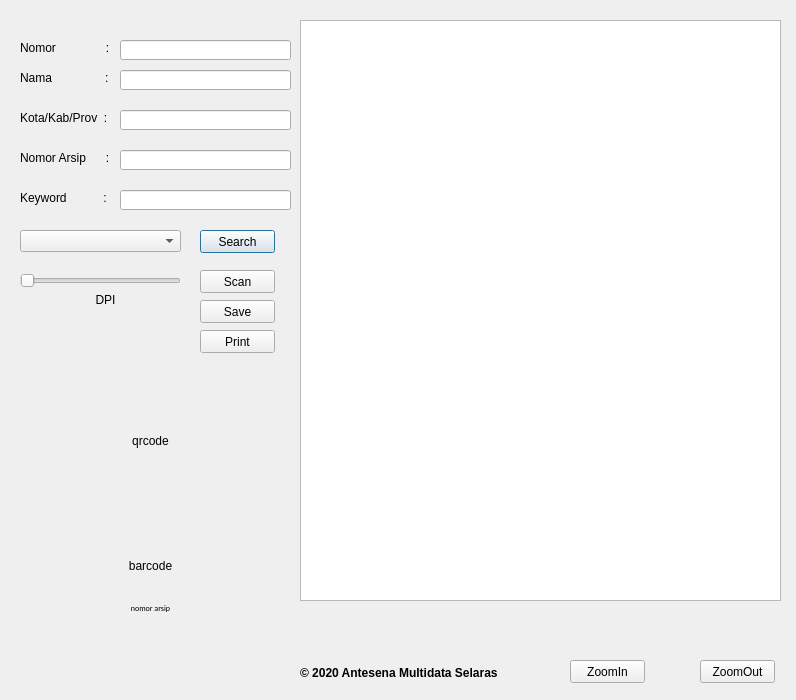
<?xml version="1.0" encoding="UTF-8"?>
<ui version="4.0">
 <class>Dialog</class>
 <widget class="QDialog" name="Dialog">
  <property name="geometry">
   <rect>
    <x>0</x>
    <y>0</y>
    <width>796</width>
    <height>700</height>
   </rect>
  </property>
  <property name="windowTitle">
   <string>aiSearch</string>
  </property>
  <widget class="QLineEdit" name="e_nomor">
   <property name="geometry">
    <rect>
     <x>120</x>
     <y>40</y>
     <width>171</width>
     <height>20</height>
    </rect>
   </property>
  </widget>
  <widget class="QLabel" name="l_nama">
   <property name="geometry">
    <rect>
     <x>20</x>
     <y>70</y>
     <width>91</width>
     <height>16</height>
    </rect>
   </property>
   <property name="text">
    <string>Nama                : </string>
   </property>
  </widget>
  <widget class="QPushButton" name="b_search">
   <property name="geometry">
    <rect>
     <x>200</x>
     <y>230</y>
     <width>75</width>
     <height>23</height>
    </rect>
   </property>
   <property name="text">
    <string>Search</string>
   </property>
  </widget>
  <widget class="QLabel" name="l_nomor">
   <property name="geometry">
    <rect>
     <x>20</x>
     <y>40</y>
     <width>91</width>
     <height>16</height>
    </rect>
   </property>
   <property name="text">
    <string>Nomor               : </string>
   </property>
  </widget>
  <widget class="QLineEdit" name="e_alamat">
   <property name="geometry">
    <rect>
     <x>120</x>
     <y>110</y>
     <width>171</width>
     <height>20</height>
    </rect>
   </property>
  </widget>
  <widget class="QLabel" name="l_copyright">
   <property name="geometry">
    <rect>
     <x>300</x>
     <y>560</y>
     <width>211</width>
     <height>225</height>
    </rect>
   </property>
   <property name="font">
    <font>
     <weight>75</weight>
     <bold>true</bold>
    </font>
   </property>
   <property name="text">
    <string>© 2020 Antesena Multidata Selaras</string>
   </property>
  </widget>
  <widget class="QLabel" name="l_alamat">
   <property name="geometry">
    <rect>
     <x>20</x>
     <y>110</y>
     <width>91</width>
     <height>16</height>
    </rect>
   </property>
   <property name="text">
    <string>Kota/Kab/Prov  : </string>
   </property>
  </widget>
  <widget class="QLineEdit" name="e_nama">
   <property name="geometry">
    <rect>
     <x>120</x>
     <y>70</y>
     <width>171</width>
     <height>20</height>
    </rect>
   </property>
  </widget>
  <widget class="QGraphicsView" name="gp_view">
   <property name="geometry">
    <rect>
     <x>300</x>
     <y>20</y>
     <width>481</width>
     <height>581</height>
    </rect>
   </property>
  </widget>
  <widget class="QPushButton" name="b_zoom_in">
   <property name="geometry">
    <rect>
     <x>570</x>
     <y>660</y>
     <width>75</width>
     <height>23</height>
    </rect>
   </property>
   <property name="text">
    <string>ZoomIn</string>
   </property>
  </widget>
  <widget class="QPushButton" name="b_zoom_out">
   <property name="geometry">
    <rect>
     <x>700</x>
     <y>660</y>
     <width>75</width>
     <height>23</height>
    </rect>
   </property>
   <property name="text">
    <string>ZoomOut</string>
   </property>
  </widget>
  <widget class="QPushButton" name="b_print">
   <property name="geometry">
    <rect>
     <x>200</x>
     <y>330</y>
     <width>75</width>
     <height>23</height>
    </rect>
   </property>
   <property name="text">
    <string>Print</string>
   </property>
  </widget>
  <widget class="QPushButton" name="b_scan">
   <property name="geometry">
    <rect>
     <x>200</x>
     <y>270</y>
     <width>75</width>
     <height>23</height>
    </rect>
   </property>
   <property name="text">
    <string>Scan</string>
   </property>
  </widget>
  <widget class="QPushButton" name="b_save">
   <property name="geometry">
    <rect>
     <x>200</x>
     <y>300</y>
     <width>75</width>
     <height>23</height>
    </rect>
   </property>
   <property name="text">
    <string>Save</string>
   </property>
  </widget>
  <widget class="QLabel" name="l_na">
   <property name="geometry">
    <rect>
     <x>310</x>
     <y>620</y>
     <width>461</width>
     <height>31</height>
    </rect>
   </property>
   <property name="font">
    <font>
     <family>Arial</family>
     <pointsize>11</pointsize>
    </font>
   </property>
   <property name="text">
    <string/>
   </property>
   <property name="scaledContents">
    <bool>true</bool>
   </property>
   <property name="alignment">
    <set>Qt::AlignCenter</set>
   </property>
   <property name="wordWrap">
    <bool>true</bool>
   </property>
  </widget>
  <widget class="QLabel" name="l_na_l">
   <property name="geometry">
    <rect>
     <x>20</x>
     <y>150</y>
     <width>91</width>
     <height>16</height>
    </rect>
   </property>
   <property name="text">
    <string>Nomor Arsip      :</string>
   </property>
  </widget>
  <widget class="QLineEdit" name="e_na">
   <property name="geometry">
    <rect>
     <x>120</x>
     <y>150</y>
     <width>171</width>
     <height>20</height>
    </rect>
   </property>
  </widget>
  <widget class="QLineEdit" name="e_keyword">
   <property name="geometry">
    <rect>
     <x>120</x>
     <y>190</y>
     <width>171</width>
     <height>20</height>
    </rect>
   </property>
  </widget>
  <widget class="QLabel" name="l_keyword">
   <property name="geometry">
    <rect>
     <x>20</x>
     <y>190</y>
     <width>91</width>
     <height>16</height>
    </rect>
   </property>
   <property name="text">
    <string>Keyword           :</string>
   </property>
  </widget>
  <widget class="QLabel" name="l_qrcode">
   <property name="geometry">
    <rect>
     <x>80</x>
     <y>370</y>
     <width>141</width>
     <height>141</height>
    </rect>
   </property>
   <property name="text">
    <string>qrcode</string>
   </property>
   <property name="alignment">
    <set>Qt::AlignCenter</set>
   </property>
  </widget>
  <widget class="QLabel" name="l_barcode">
   <property name="geometry">
    <rect>
     <x>30</x>
     <y>540</y>
     <width>241</width>
     <height>51</height>
    </rect>
   </property>
   <property name="text">
    <string>barcode</string>
   </property>
   <property name="alignment">
    <set>Qt::AlignCenter</set>
   </property>
  </widget>
  <widget class="QLabel" name="l_na2">
   <property name="geometry">
    <rect>
     <x>30</x>
     <y>600</y>
     <width>241</width>
     <height>16</height>
    </rect>
   </property>
   <property name="font">
    <font>
     <family>Calibri</family>
     <pointsize>6</pointsize>
    </font>
   </property>
   <property name="text">
    <string>nomor arsip</string>
   </property>
   <property name="alignment">
    <set>Qt::AlignCenter</set>
   </property>
  </widget>
  <widget class="QComboBox" name="c_jenis">
   <property name="geometry">
    <rect>
     <x>20</x>
     <y>230</y>
     <width>161</width>
     <height>22</height>
    </rect>
   </property>
   <property name="currentText">
    <string/>
   </property>
  </widget>
  <widget class="QSlider" name="hs_dpi">
   <property name="geometry">
    <rect>
     <x>20</x>
     <y>270</y>
     <width>161</width>
     <height>22</height>
    </rect>
   </property>
   <property name="orientation">
    <enum>Qt::Horizontal</enum>
   </property>
  </widget>
  <widget class="QLabel" name="l_dpi">
   <property name="geometry">
    <rect>
     <x>60</x>
     <y>290</y>
     <width>91</width>
     <height>20</height>
    </rect>
   </property>
   <property name="text">
    <string>DPI</string>
   </property>
   <property name="alignment">
    <set>Qt::AlignCenter</set>
   </property>
  </widget>
 </widget>
 <resources/>
 <connections/>
</ui>
